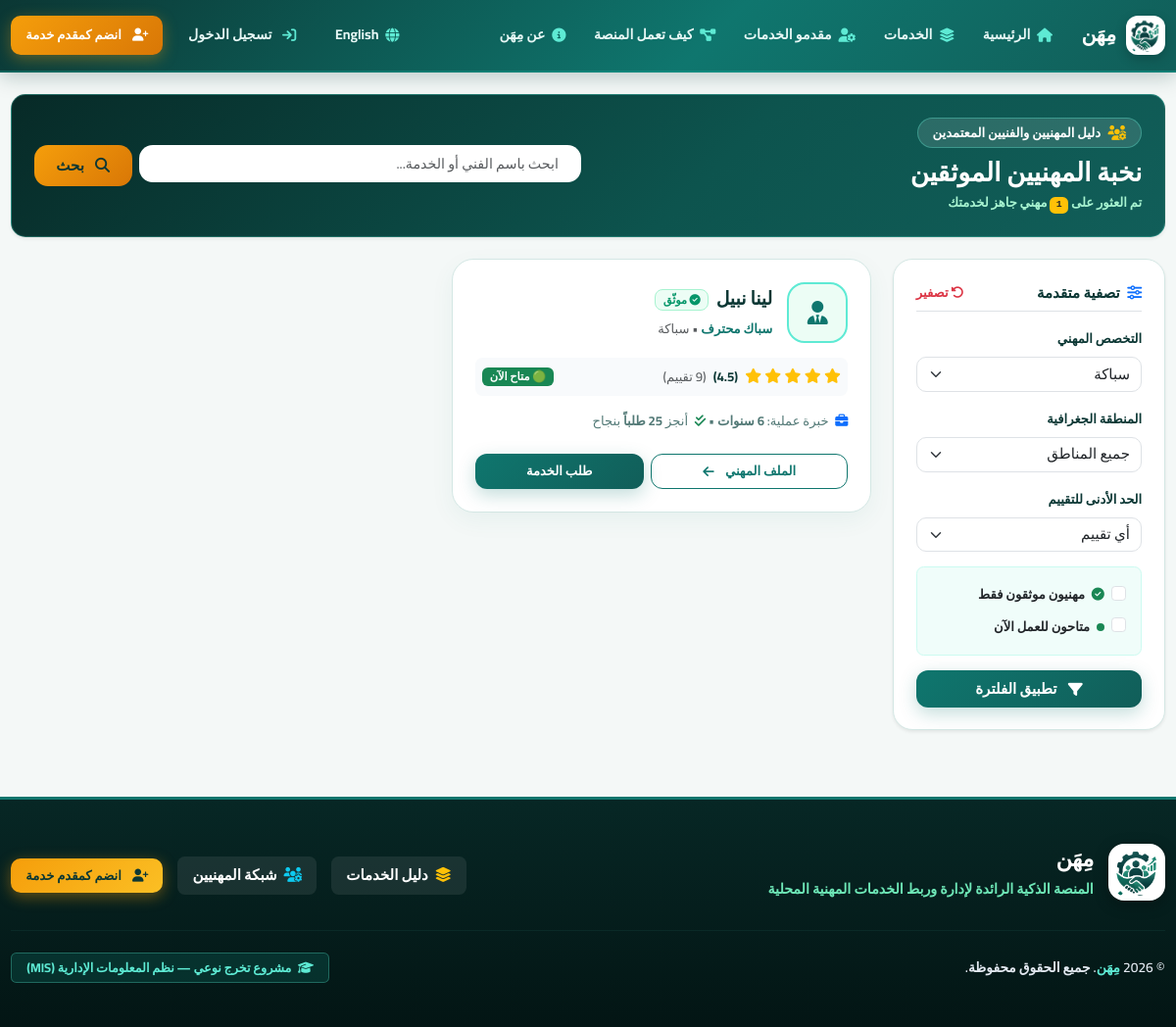
Page /providers?category_id=1 on the committed database.
### tables this page shows
CREATE TABLE `provider_profiles` (
  `id` int(11) NOT NULL,
  `user_id` int(11) NOT NULL,
  `category_id` int(11) DEFAULT NULL,
  `profession` varchar(150) DEFAULT NULL,
  `specialization` varchar(150) DEFAULT NULL,
  `bio` text DEFAULT NULL,
  `experience_years` int(11) DEFAULT 0,
  `is_verified` tinyint(1) NOT NULL DEFAULT 0,
  `is_available` tinyint(1) NOT NULL DEFAULT 1,
  `avg_rating` decimal(3,2) NOT NULL DEFAULT 0.00,
  `rating_count` int(11) NOT NULL DEFAULT 0,
  `completed_jobs` int(11) NOT NULL DEFAULT 0,
  `response_rate` decimal(5,2) NOT NULL DEFAULT 100.00,
  `created_at` datetime DEFAULT current_timestamp()
);

CREATE TABLE `users` (
  `id` int(11) NOT NULL,
  `name` varchar(150) NOT NULL,
  `email` varchar(150) NOT NULL,
  `phone` varchar(20) DEFAULT NULL,
  `password_hash` varchar(255) NOT NULL,
  `role` enum('customer','provider','employee','admin') NOT NULL DEFAULT 'customer',
  `profile_photo` varchar(255) DEFAULT NULL,
  `is_active` tinyint(1) NOT NULL DEFAULT 1,
  `is_verified_email` tinyint(1) NOT NULL DEFAULT 0,
  `created_at` datetime DEFAULT current_timestamp(),
  `updated_at` datetime DEFAULT current_timestamp() ON UPDATE current_timestamp()
);

CREATE TABLE `categories` (
  `id` int(11) NOT NULL,
  `name_ar` varchar(150) NOT NULL,
  `name_en` varchar(150) DEFAULT NULL,
  `icon` varchar(100) DEFAULT 'fa-toolbox',
  `is_active` tinyint(1) NOT NULL DEFAULT 1,
  `created_at` datetime DEFAULT current_timestamp()
);

### app/views/home/providers.php (the view, shortened to what the rows shown need)
<?php $isCustomer = Auth::check() && Auth::role() === 'customer'; ?>
<div class="mb-4 p-4 rounded-4 shadow-sm" style="background: linear-gradient(135deg, #072a27 0%, #0d544e 60%, #115e59 100%); border: 1px solid rgba(94, 234, 212, 0.3); color: #ffffff;">
  <div class="row align-items-center g-3">
    <div class="col-lg-6">
      <div class="d-inline-flex align-items-center gap-2 px-3 py-1 rounded-pill mb-2" style="background: rgba(255, 255, 255, 0.12); border: 1px solid rgba(94, 234, 212, 0.35);">
        <i class="fa-solid fa-users-gear text-warning"></i>
        <span class="small fw-bold text-white">دليل المهنيين والفنيين المعتمدين</span>
      </div>
      <h3 class="fw-bold mb-1" style="color: #ffffff;">
        <?php if (!empty($filters['keyword'])): ?>
          نتائج البحث عن: "<span class="text-warning"><?= e($filters['keyword']) ?></span>"
        <?php else: ?>
          نخبة المهنيين الموثقين
        <?php endif; ?>
      </h3>
      <p class="mb-0 small" style="color: #a7f3d0; font-weight: 600;">
        تم العثور على <span class="badge bg-warning text-dark font-monospace"><?= count($providers) ?></span> مهني جاهز لخدمتك
      </p>
    </div>
    <div class="col-lg-6">
      <form method="GET" action="<?= url('/providers') ?>" class="d-flex gap-2">
        <div class="position-relative flex-grow-1">
          <input type="text" name="keyword" class="form-control form-control-lg border-0 ps-4" style="border-radius: 14px; font-size: 0.95rem; font-family: 'Cairo', sans-serif;" placeholder="ابحث باسم الفني أو الخدمة..." value="<?= e($filters['keyword'] ?? '') ?>">
        </div>
        <button type="submit" class="btn btn-warning px-4 fw-bold" style="border-radius: 14px; color: #0b3734 !important;">
          <i class="fa-solid fa-magnifying-glass me-1"></i> بحث
        </button>
      </form>
    </div>
  </div>
</div>
<div class="row g-4">
  <div class="col-lg-3">
    <div class="card p-4 border-0 shadow-sm" style="border-radius: 20px; background: #ffffff; border: 1px solid #d4e7e4 !important; position: sticky; top: 90px; z-index: 10;">
      <div class="d-flex align-items-center justify-content-between mb-3 pb-2 border-bottom">
        <h6 class="mb-0 fw-bold" style="color: #0b3734;"><i class="fa-solid fa-sliders text-primary me-2"></i>تصفية متقدمة</h6>
        <?php if (array_filter($filters)): ?>
          <a href="<?= url('/providers') ?>" class="small text-danger text-decoration-none fw-bold"><i class="fa-solid fa-rotate-left"></i> تصفير</a>
        <?php endif; ?>
      </div>
      <form method="GET" action="<?= url('/providers') ?>" id="filterForm">
        <div class="mb-3">
          <label class="form-label small fw-bold" style="color: #0b3734;">التخصص المهني</label>
          <select name="category_id" class="form-select" style="border-radius: 10px;" onchange="this.form.submit()">
            <?php foreach ($categories as $c): ?>
              <option value="<?= $c['id'] ?>" <?= ($filters['category_id'] ?? '') == $c['id'] ? 'selected' : '' ?>><?= e(localized($c['name_ar'], $c['name_en'] ?? null)) ?></option>
            <?php endforeach; ?>
          </select>
        </div>
        <div class="mb-3">
          <label class="form-label small fw-bold" style="color: #0b3734;">المنطقة الجغرافية</label>
          <select name="location_id" class="form-select" style="border-radius: 10px;" onchange="this.form.submit()">
            <option value="">جميع المناطق</option>
          </select>
        </div>
        <div class="mb-3">
          <label class="form-label small fw-bold" style="color: #0b3734;">الحد الأدنى للتقييم</label>
          <select name="min_rating" class="form-select" style="border-radius: 10px;" onchange="this.form.submit()">
            <option value="">أي تقييم</option>
          </select>
        </div>
        <div class="p-3 rounded-3 mb-3" style="background: #f0fdfa; border: 1px solid #ccfbf1;">
          <div class="form-check mb-2">
            <input class="form-check-input" type="checkbox" id="verifiedOnly" name="verified_only" value="1" <?= !empty($filters['verified_only']) ? 'checked' : '' ?> onchange="this.form.submit()">
            <label class="form-check-label small fw-bold text-dark" for="verifiedOnly">
              <i class="fa-solid fa-circle-check text-success me-1"></i> مهنيون موثقون فقط
            </label>
          </div>
          <div class="form-check">
            <input class="form-check-input" type="checkbox" id="availableOnly" name="available_only" value="1" <?= !empty($filters['available_only']) ? 'checked' : '' ?> onchange="this.form.submit()">
            <label class="form-check-label small fw-bold text-dark" for="availableOnly">
              <span class="badge rounded-circle bg-success p-1 me-1 d-inline-block" style="width: 8px; height: 8px;"></span> متاحون للعمل الآن
            </label>
          </div>
        </div>
        <button type="submit" class="btn btn-primary w-100 py-2 fw-bold" style="border-radius: 12px; background: linear-gradient(135deg, #0f766e 0%, #115e59 100%); border: none;">
          <i class="fa-solid fa-filter me-1"></i> تطبيق الفلترة
        </button>
      </form>
    </div>
  </div>
  <div class="col-lg-9">
    <?php if (empty($providers)): ?>
      <div class="card p-5 text-center border-0 shadow-sm" style="border-radius: 24px; background: #ffffff;">
        <div style="width: 80px; height: 80px; border-radius: 24px; background: #fef2f2; color: #ef4444; display: inline-flex; align-items: center; justify-content: center; font-size: 2.2rem; margin: 0 auto 1.5rem;">
          <i class="fa-solid fa-user-slash"></i>
        </div>
        <h4 class="fw-bold mb-2" style="color: #0b3734;">لم نجد مقدم خدمة يطابق شروط الفرز</h4>
        <p class="text-muted mb-4">جرّب تقليل شروط الفلترة أو استخدم محرك الذكاء الاصطناعي لاقتراح البديل.</p>
        <div class="d-flex justify-content-center gap-2">
          <a href="<?= url('/providers') ?>" class="btn btn-primary px-4 py-2" style="border-radius: 12px;">عرض جميع المهنيين</a>
          <?php if (!empty($isCustomer)): ?>
            <a href="<?= url('/customer/requests/create') ?>" class="btn btn-warning px-4 py-2" style="border-radius: 12px; color: #0b3734 !important;">
              <i class="fa-solid fa-wand-magic-sparkles me-1"></i> التحليل الذكي للطلب
            </a>
          <?php endif; ?>
        </div>
      </div>
    <?php else: ?>
      <div class="row g-4">
        <?php foreach ($providers as $idx => $p): ?>
          <div class="col-md-6 provider-stagger-card" style="animation-delay: <?= $idx * 0.08 ?>s;">
            <div class="provider-card p-4 h-100 d-flex flex-column" style="background: #ffffff; border: 1.5px solid #d4e7e4; border-radius: 22px; box-shadow: 0 8px 24px rgba(15,118,110,0.06); transition: all 0.3s cubic-bezier(0.16, 1, 0.3, 1);">
              <div class="d-flex align-items-center gap-3 mb-3">
                <div class="provider-avatar" style="width: 62px; height: 62px; border-radius: 18px; background: #ecfdf5; color: #0f766e; display: flex; align-items: center; justify-content: center; font-size: 1.6rem; border: 2px solid #5eead4;">
                  <?php if (!empty($p['profile_photo'])): ?>
                    <img src="<?= e($p['profile_photo']) ?>" alt="<?= e($p['name']) ?>" style="width:100%;height:100%;object-fit:cover;border-radius:16px;">
                  <?php else: ?>
                    <i class="fa-solid fa-user-tie"></i>
                  <?php endif; ?>
                </div>
                <div class="min-w-0 flex-grow-1">
                  <div class="d-flex align-items-center gap-2 mb-1">
                    <span class="fw-bold text-truncate fs-5" style="color: #0b3734;"><?= e($p['name']) ?></span>
                    <?php if ($p['is_verified']): ?>
                      <span class="badge" style="background: #ecfdf5; color: #059669; border: 1px solid #a7f3d0; border-radius: 8px;">
                        <i class="fa-solid fa-circle-check"></i> موثّق
                      </span>
                    <?php endif; ?>
                  </div>
                  <div class="small fw-semibold" style="color: #0f766e;">
                    <?= e($p['profession'] ?? 'فني خدمات معتمد') ?>
                    <?php if (!empty($p['category_name_ar'])): ?>
                      <span class="text-muted fw-normal">&bull; <?= e(localized($p['category_name_ar'], $p['category_name_en'] ?? null)) ?></span>
                    <?php endif; ?>
                  </div>
                </div>
              </div>
              <div class="d-flex align-items-center justify-content-between mb-3 p-2 rounded-3" style="background: #f8fafc;">
                <div class="rating-stars">
                  <?php for ($i = 1; $i <= 5; $i++): ?>
                    <i class="fa-solid fa-star<?= $i <= round($p['avg_rating']) ? ' text-warning' : ' text-muted opacity-25' ?>"></i>
                  <?php endfor; ?>
                  <span class="fw-bold small ms-1" style="color: #0b3734;">(<?= number_format((float)$p['avg_rating'], 1) ?>)</span>
                  <small class="text-muted ms-1">(<?= (int)$p['rating_count'] ?> تقييم)</small>
                </div>
                <span class="badge <?= $p['is_available'] ? 'bg-success' : 'bg-secondary' ?> px-2 py-1" style="border-radius: 6px; font-size: 0.76rem;">
                  <?= $p['is_available'] ? '🟢 متاح الآن' : '⚪ غير متاح' ?>
                </span>
              </div>
              <p class="small mb-4" style="color: #527976; line-height: 1.6;">
                <i class="fa-solid fa-briefcase text-primary me-1"></i> خبرة عملية: <strong><?= (int)$p['experience_years'] ?> سنوات</strong>
                <?php if (!empty($p['completed_jobs'])): ?>
                  &bull; <i class="fa-solid fa-check-double text-success me-1"></i> أنجز <strong><?= (int)$p['completed_jobs'] ?> طلباً</strong> بنجاح
                <?php endif; ?>
              </p>
              <div class="d-flex gap-2 mt-auto">
                <a href="<?= url('/providers/' . $p['id']) ?>" class="btn btn-outline-primary btn-sm flex-grow-1 py-2 fw-bold" style="border-radius: 12px;">
                  الملف المهني <i class="fa-solid fa-arrow-left ms-1"></i>
                </a>
                <?php if ($isCustomer): ?>
                  <a href="<?= url('/customer/requests/create?provider_id=' . $p['id']) ?>" class="btn btn-primary btn-sm flex-grow-1 py-2 fw-bold" style="border-radius: 12px; background: linear-gradient(135deg, #0f766e 0%, #115e59 100%); border: none;">
                    طلب الخدمة الآن
                  </a>
                <?php elseif (!Auth::check()): ?>
                  <a href="<?= url('/login?redirect=' . urlencode('/customer/requests/create?provider_id=' . $p['id'])) ?>" class="btn btn-primary btn-sm flex-grow-1 py-2 fw-bold" style="border-radius: 12px; background: linear-gradient(135deg, #0f766e 0%, #115e59 100%); border: none;">
                    طلب الخدمة
                  </a>
                <?php endif; ?>
              </div>
            </div>
          </div>
        <?php endforeach; ?>
      </div>
    <?php endif; ?>
  </div>
</div>

### app/core/Router.php (shortened to what the rows shown need)
<?php
class Router
{
    private array $routes = [];
    private function add(string $method, string $path, string $handler): void
    {
        $this->routes[] = compact('method', 'path', 'handler');
    }
    public function dispatch(string $method, string $uri): void
    {
        $uri = strtok($uri, '?');
        $base = BASE_PATH;
        if ($base !== '' && strpos($uri, $base) === 0) {
            $uri = substr($uri, strlen($base));
        }
        $uri = rtrim($uri, '/');
        foreach ($this->routes as $route) {
            $pattern = preg_replace('#\{[a-zA-Z_]+\}#', '([^/]+)', $route['path']);
            $pattern = '#^' . $pattern . '$#u';
            if (preg_match($pattern, $uri, $matches)) {
                array_shift($matches);
                [$controllerName, $methodName] = explode('@', $route['handler']);
                $controller = new $controllerName();
                call_user_func_array([$controller, $methodName], $matches);
                return;
            }
        }
    }
}

### rows in the picture
provider_profiles: user.name "لينا نبيل", is_verified 1 (drawn), profession "سباك محترف", category.name_ar "سباكة", avg_rating "4.5", rating_count "9", is_available "🟢 متاح الآن", experience_years "6", completed_jobs "25"

### other values in the picture
count($providers) "1"
form field category_id "سباكة"
